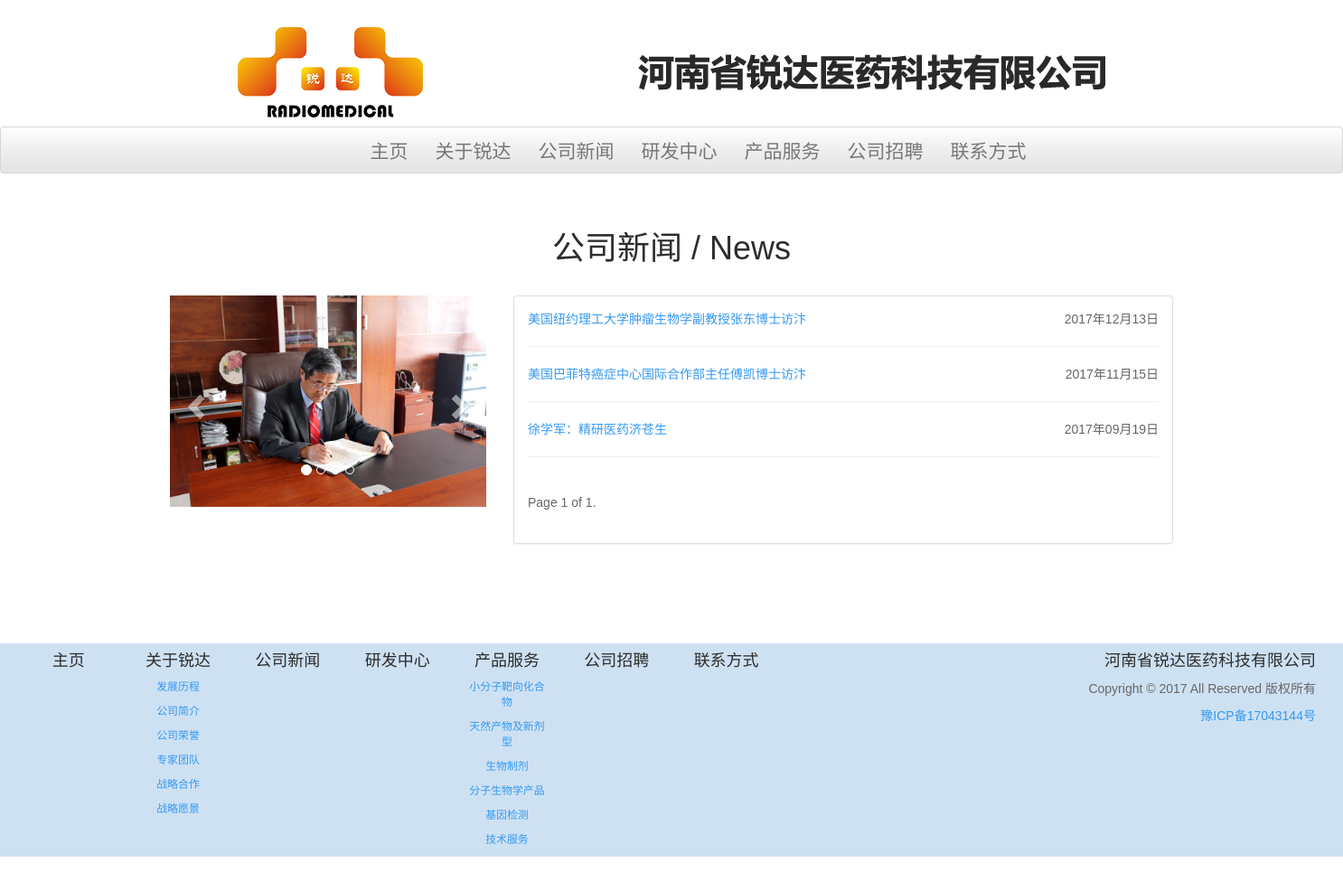
Page /main/news on the committed database.
### main/models.py (models this page shows, shortened)
class News(models.Model):
    STATUS_CHOICES = (
        ('draft', 'Draft'),
        ('published', 'Published'),
    )
    CATEGORY_CHOICES = (
        ('news', 'News'),
    )
    category = models.CharField(max_length=10,
                                choices=CATEGORY_CHOICES,
                                default='news')
    title = models.CharField(max_length=250)
    slug = models.SlugField(max_length=250,
                            unique_for_date='publish')
    author = models.ForeignKey(User,
                               related_name='news_posts')
    intro = models.TextField(default='请编辑简介')
    body = RichTextUploadingField(default='请编辑内容')
    publish = models.DateTimeField(default=timezone.now)
    created = models.DateTimeField(auto_now_add=True)
    updated = models.DateTimeField(auto_now=True)
    status = models.CharField(max_length=10,
                              choices=STATUS_CHOICES,
                              default='draft')
    objects = models.Manager() # The default manager.
    published = PublishedManager() # Our custom manager.
    class Meta:
        ordering = ('-publish',)
        verbose_name_plural = 'News'
    def get_absolute_url(self):
        return reverse('main:news_detail',
                       args=[self.publish.year,
                             self.publish.strftime('%m'),
                             self.publish.strftime('%d'),
                             self.slug])

### main/views.py (the view)
# urls.py: url(r'^(?P<year>\d{4})/(?P<month>\d{2})/(?P<day>\d{2})/(?P<news>[-\w]+)/$',
def news(request):
    object_list = News.published.filter(category='news')
    paginator = Paginator(object_list, 5)  # 5 posts in each page
    page = request.GET.get('page')
    try:
        news_list = paginator.page(page)
    except PageNotAnInteger:
        news_list = paginator.page(1)
    except EmptyPage:
        news_list = paginator.page(paginator.num_pages)
    return render(
        request,
        'main/news.html',
        {'news_list': news_list}
    )

### main/models.py (called while the page is built)
    def get_queryset(self):
        return super(PublishedManager,
                    self).get_queryset().filter(status='published')

### main/templates/main/news.html (shortened to what this page needs)
{% extends "main/base.html" %}
{% block main %}
    <div class="container">
        <div class="row">
            <div class="col-md-12">
                {% load static %}
                <h1 class="text-center" style="padding-top: 2%; padding-bottom: 2%;">公司新闻 / News</h1>
                <div class="col-md-4">
                    <div id="carousel-example-generic" class="carousel slide" data-ride="carousel">
                        <ol class="carousel-indicators">
                            <li data-target="#carousel-example-generic" data-slide-to="0" class="active"></li>
                            <li data-target="#carousel-example-generic" data-slide-to="1"></li>
                            <li data-target="#carousel-example-generic" data-slide-to="2"></li>
                            <li data-target="#carousel-example-generic" data-slide-to="3"></li>
                        </ol>
                        <div class="carousel-inner" role="listbox">
                            <div class="item active">
                                <img src="{% static "main/image/about_image_11.JPG" %}" alt="" class="img-responsive">
                            </div>
                        </div>
                        <a class="left carousel-control" href="#carousel-example-generic" role="button" data-slide="prev">
                            <span class="glyphicon glyphicon-chevron-left" aria-hidden="true"></span>
                        </a>
                        <a class="right carousel-control" href="#carousel-example-generic" role="button" data-slide="next">
                            <span class="glyphicon glyphicon-chevron-right" aria-hidden="true"></span>
                        </a>
                    </div>
                </div>
                <div class="col-md-8">
                    <div class="panel panel-default">
                    <div class="panel-body">
                        {% for news in news_list %}
                            <p><a href="{{ news.get_absolute_url }}">{{ news.title }}</a><span style="float: right">{{ news.created|date:"Y年m月d日" }}</span></p>
                            <hr>
                        {% endfor %}
                        {% include "main/pagination.html" with page=news_list %}
                    </div>
                </div>
                </div>
            </div>
        </div>
    </div>
{% endblock main %}

### main/static/main/css/main.css (style rules this page uses)
body,button, input, select, textarea,h1 ,h2, h3, h4, h5, h6 { font-family: 'Noto Sans SC Sliced', sans-serif; }
.left { text-shadow:none; }
.carousel-control.right, .carousel-control.left { background-image: none; }

### rows in the picture
News: title "美国纽约理工大学肿瘤生物学副教授张东博士访汴", created "2017年12月13日"
News: title "美国巴菲特癌症中心国际合作部主任傅凯博士访汴", created "2017年11月15日"
News: title "徐学军：精研医药济苍生", created "2017年09月19日"

### other values in the picture
{{ page.number }} "1"
{{ page.paginator.num_pages }} "1"
